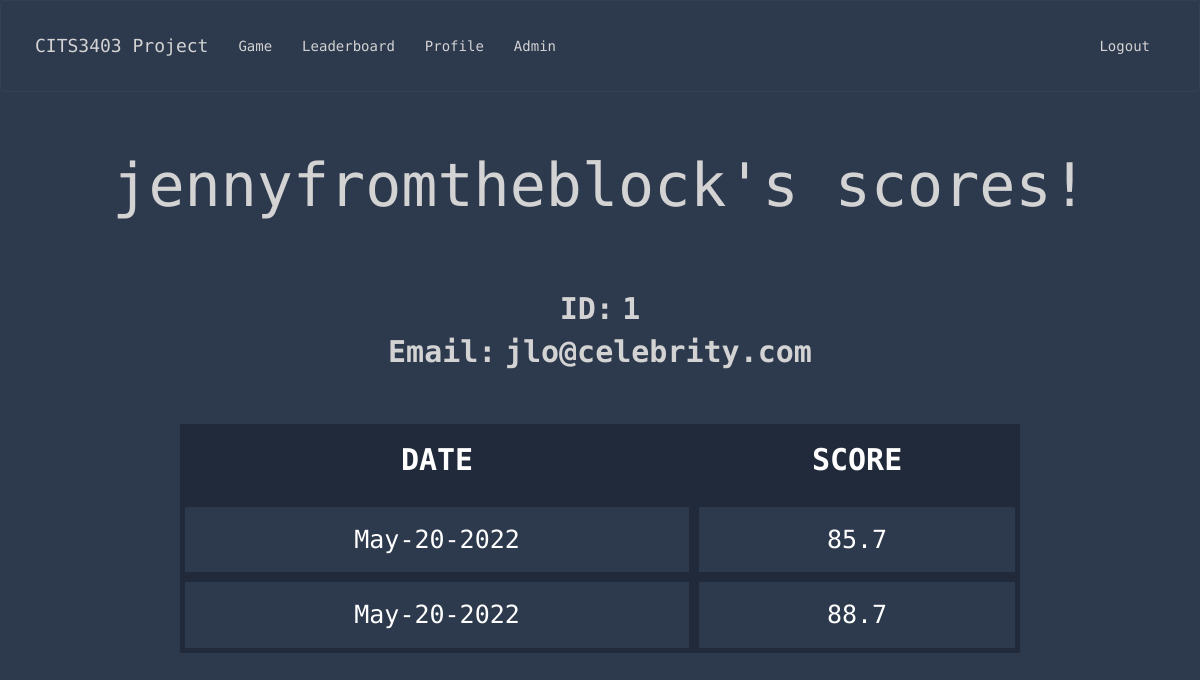
The page /user_stats (signed in) on the database as committed earlier.
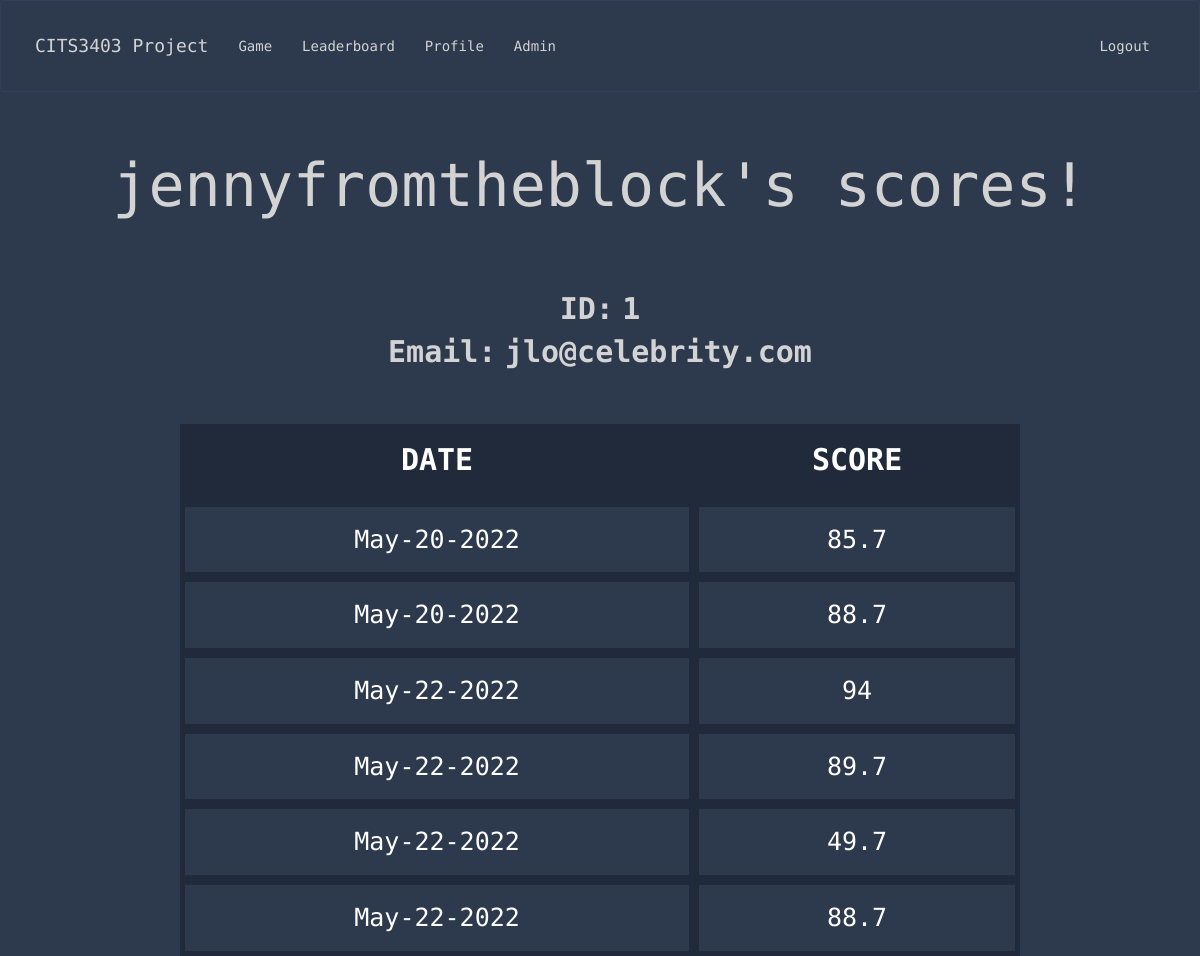
The same page on the database as committed later.
### app/models.py (models this page shows, shortened)
class User(UserMixin, db.Model):
    id = db.Column(db.Integer, primary_key=True)
    username = db.Column(db.String(64), index=True, unique=True)
    email = db.Column(db.String(120), index=True, unique=True)
    password_hash = db.Column(db.String(128))
    user_stats = db.relationship('Score', backref='user', lazy=True)
    @login.user_loader
    def load_user(id):
        return User.query.get(int(id))

class Score(UserMixin, db.Model):
    id = db.Column(db.Integer, primary_key=True)
    user_score = db.Column(db.Integer)
    user_id = db.Column(db.Integer, db.ForeignKey("user.id"))
    today = date.today()
    format_date = today.strftime("%b-%d-%Y") #strips minutes, formats the date eg May-16-2022
    date = db.Column(db.String, default=format_date)

### app/routes.py (the view)
@app.route('/user_stats')
def user_stats():
    if current_user.is_authenticated: #Show list of stats associated with user IF logged in
        user_id = current_user.id
        my_scores = Score.query.filter_by(user_id=user_id)
        return render_template('user.html', user=my_scores, title="Profile")
    return render_template('user.html', title='Profile')

### app/templates/user.html
{% extends "base.html" %}
{% block content %}
    <h1>{{ current_user.username }}'s scores! </h1>
    <div class="container">
        <div class="row">
            <div class="col-md-12">
                <strong>ID:</strong>
                <strong> {{ current_user.id }}</strong> <br>
                <strong>Email:</strong>
                <strong> {{ current_user.email }}</strong> <br>
            </div>
        </div>
    </div>
   <table id="myTable" class="tablesorter">
    <thead>
        <tr>
            <th> DATE </th>
            <th> SCORE </th>
        </tr>
    </thead>
    <tbody>
        {% for user in user %}
            <tr>
                <td> {{ user.date }} </td>
                <td> {{ user.user_score }} </td>
            </tr>
        {% endfor %}
    </tbody>
</table>
</body>
{% endblock %}

### app/templates/base.html (shortened to what this page needs)
{% extends 'bootstrap/base.html' %}
{% block styles %}
{{ super() }}
<head>
<link rel="stylesheet" href="{{ url_for('static', filename='css/stylesheet.css') }}">
</head>
{% endblock %}
{% block navbar %}
<nav class="navbar navbar-default">
    <div class="container">
        <div class="navbar-header">
            <a class="navbar-brand" href="{{ url_for('index') }}">CITS3403 Project</a>
        </div>
        <div class="collapse navbar-collapse" id="bs-example-navbar-collapse-1">
            <ul class="nav navbar-nav navbar-left">
                {% if current_user.is_anonymous %}
                <li><a href="{{ url_for('game') }}">Game</a></li>
                <li><a href="{{ url_for('leaderboard') }}">Leaderboard</a></li>
                {% else %}
                <li><a href="{{ url_for('game') }}">Game</a></li>
                <li><a href="{{ url_for('leaderboard') }}">Leaderboard</a></li>
                <li><a href="{{ url_for('user_stats') }}">Profile</a></li>
                <li><a href="{{ url_for('admin') }}">Admin</a></li>
                {% endif %}
            </ul>
            <ul class="nav navbar-nav navbar-right">
                {% if current_user.is_anonymous %}
                <li><a href="{{ url_for('login') }}">Login</a></li>
                <li><a href="{{ url_for('register') }}">Register</a></li>
                {% else %}
                <li><a href="{{ url_for('logout') }}">Logout</a></li>
                {% endif %}
            </ul>
        </div>
    </div>
</nav>
{% endblock %}

### app/static/css/stylesheet.css (style rules this page uses)
head,body { text-align: center; }
h1 { padding: 40px; font-size: 60px; }
ul { display: inline-block; text-align: left; list-style-type: square; }
.container { font-family: 'Source Code Pro', monospace; padding:20px; }
body { background: #2d394d; color: lightgrey; }
.center, h1 { text-align: center; font-family: 'Source Code Pro', monospace; }
a { color: lightgrey !important; }
.navbar-default { background: #2d394d; border-color: #323f56; font-family: 'Source Code Pro', monospace; }
table { border-collapse: separate; font-size: 25px; width: 70%; margin-left: auto; margin-right: auto; margin-top: 30px; font-family: 'Source Code Pro', monospace; }
th, td { border: 5px solid #202a3b; padding: 15px; text-align: center; color: white; margin: none; }
th { font-size: 30px; border-top: none; font-weight: bold; background-color: #202a3b; }
strong { font-size: 30px; }

Rows that differ between the two databases and show on the page:
added Score: date "May-22-2022", user_score "94"
added Score: date "May-22-2022", user_score "89.7"
added Score: date "May-22-2022", user_score "49.7"
added Score: date "May-22-2022", user_score "88.7"
